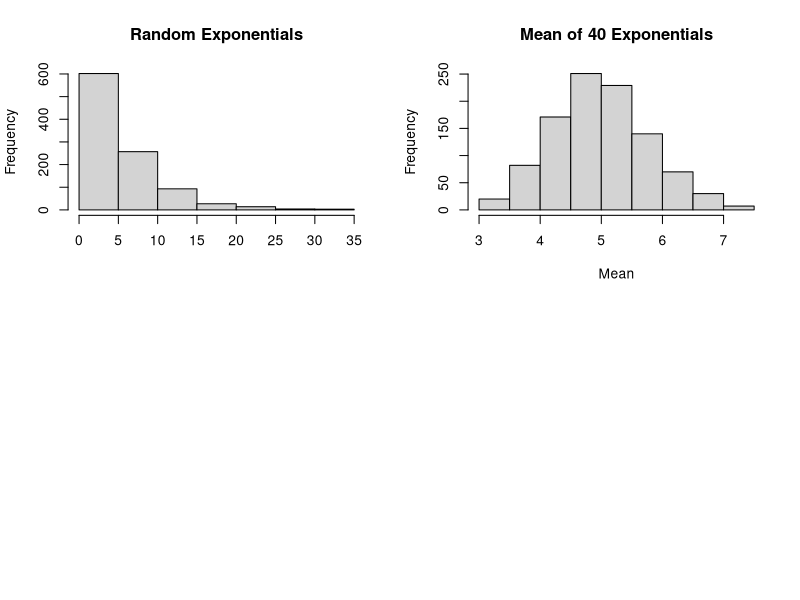

Source code (R):
## ---- chunk 1
lambda = 0.2
set.seed(1)
randomexp = rexp(1000, lambda)
mns = NULL
for (i in 1 : 1000) mns = c(mns, mean(rexp(40, lambda)))
## ---- chunk 2
par(mfrow=c(2,2))
hist(randomexp, xlab = "", main = "Random Exponentials")
hist(mns, xlab = "Mean", main = "Mean of 40 Exponentials")
